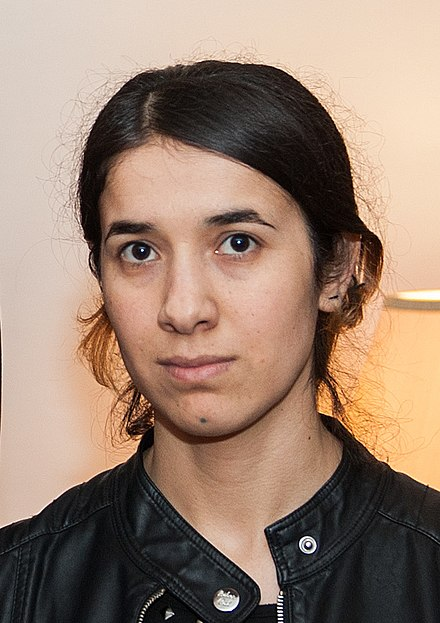
#> input picture images/face2.jpg, 440 x 623 px
$ jupyter execute --allow-errors processing.ipynb   (shell and % lines are left out)   (older library calls are emulated)
#> lines starting #> are read from the running program, lines starting #| are printed output that depends on the picture; after the words box and inside, x2 and y2 are one past the last pixel; in counts of white or black regions, pixels touching at a corner belong together
[cell 1]
import cv2
import numpy as np
import matplotlib.pyplot as plt
from imutils import face_utils
import argparse
import imutils
import dlib

[cell 2]
###IMPORT IMAGE###

def load_img():
    img = cv2.imread('images/face2.jpg',0)
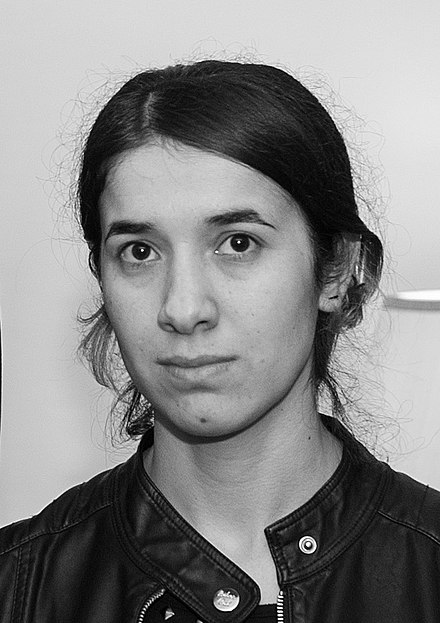
#> img: shape (623, 440); min 0, max 255, mean 134.7
    return img

[cell 3]
###CONVENIENCE FUNCTION FOR DISPLAYING IMAGE###

def display_img(img,cmap='gray'):
    fig = plt.figure(figsize=(10,8))
    ax = fig.add_subplot(111)
    ax.imshow(img,cmap='gray')

[cell 4]
###location and size of ROI
x_roi = 0
y_roi = 0
w_roi = 0
h_roi = 0
pts_outer = []
pts_inner = []

[cell 5]
face = load_img()
display_img(face)

[cell 6]
### 2-D BLUR ###

kernel = np.ones(shape=(1,1),dtype=np.float32)/25
kernel

[cell 7]
blurred = cv2.filter2D(face,-1,kernel)
display_img(blurred)

[cell 8]
blurred.shape
#> Out = (623, 440)

[cell 9]
hist_values = cv2.calcHist([blurred],channels=[0],mask=None,histSize=[256],ranges=[0,256])
#> hist_values = 256 values, max 64341 at index 8, min 0 at index 11, mean 1070.8

[cell 10]
plt.plot(hist_values)
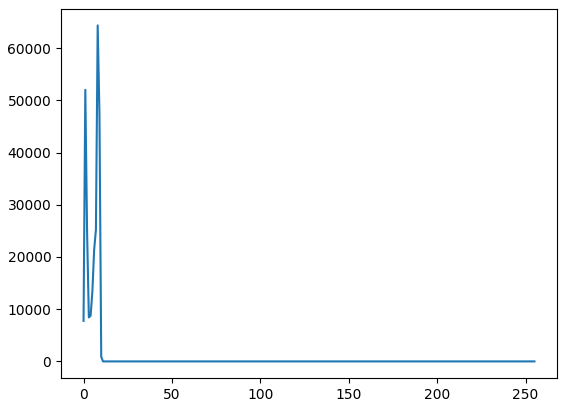
#> figure drawn by matplotlib, 1 panel; curve peaks at x = 8, y = 64341

[cell 11]
eq_blurred = cv2.equalizeHist(blurred)
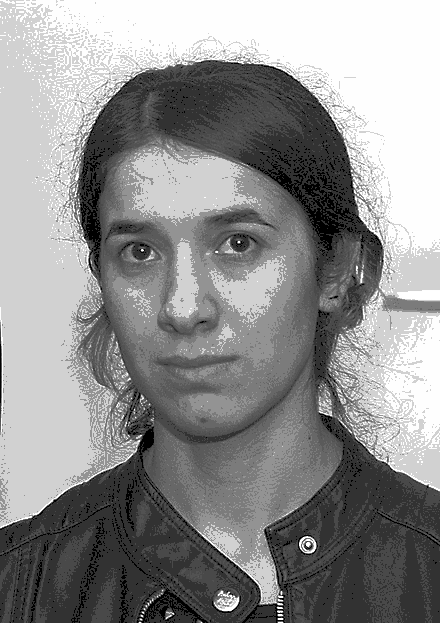
#> eq_blurred: shape (623, 440); min 0, max 255, mean 143.2

[cell 12]
display_img(eq_blurred,cmap='gray')

[cell 13]
eq_hist_values = cv2.calcHist([eq_blurred],channels=[0],mask=None,histSize=[256],ranges=[0,256])
#> eq_hist_values = 256 values, max 64341 at index 209, min 0 at index 1, mean 1070.8

[cell 14]
plt.plot(eq_hist_values)
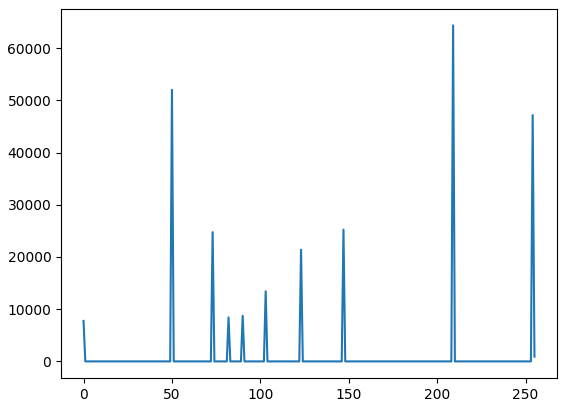
#> figure drawn by matplotlib, 1 panel; curve peaks at x = 209, y = 64341

[cell 15]
face_cascade = cv2.CascadeClassifier('haarcascades/haarcascade_frontalface_default.xml')

[cell 16]
def detect_face(img):
    global x_roi,y_roi,w_roi,h_roi

    face_img = img.copy()

    face_rects = face_cascade.detectMultiScale(face_img)
#> face_rects = [[355, 543, 62, 62], [54, 145, 273, 273]]

    for (x,y,w,h) in face_rects:
        x_roi = x
        y_roi = y
        w_roi = w
        h_roi = h

        cv2.rectangle(face_img,(x,y),(x+w,y+h),(255,255,127),10)
#> this loop made 2 passes
#> (x, y, w, h, x_roi, y_roi, w_roi, h_roi) on passes 1 to 2: (355, 543, 62, 62, 355, 543, 62, 62), (54, 145, 273, 273, 54, 145, 273, 273)
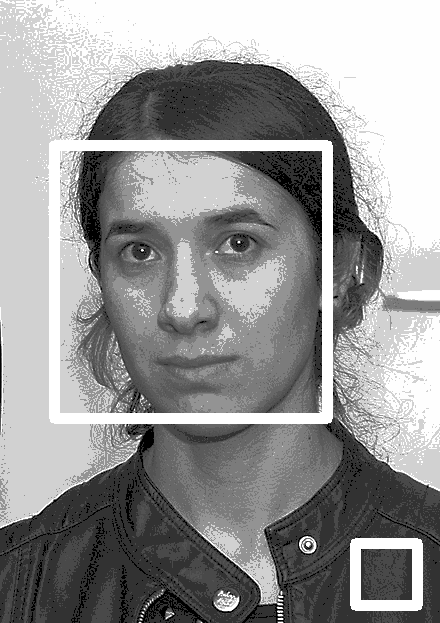
#> face_img: shape (623, 440); 5.35% of pixels changed, all inside (x1, y1, x2, y2) = (49, 140, 423, 611)

    return face_img

[cell 17]
face_detected = detect_face(eq_blurred)
display_img(face_detected)

[cell 18]
### Histogram Equalization proves to be effective for those images which have more pixel value representations ###
# since our objective is to find boundaries of the lips accurately, it is important for us to use effective increasing of contrast.

[cell 19]
face_color = cv2.imread("images/face2.jpg")
#> face_color is the input picture: shape (623, 440, 3); mean B, G, R 112.7, 129.2, 153.8
face_color = cv2.cvtColor(face_color,cv2.COLOR_BGR2RGB)

[cell 20]
blurred_2 = cv2.bilateralFilter(face_color,2,75,75)
display_img(blurred_2)

[cell 21]
for_sobel = cv2.cvtColor(blurred_2,cv2.COLOR_RGB2GRAY)
sobelx = cv2.Sobel(for_sobel,cv2.CV_64F,1,0,ksize=5)
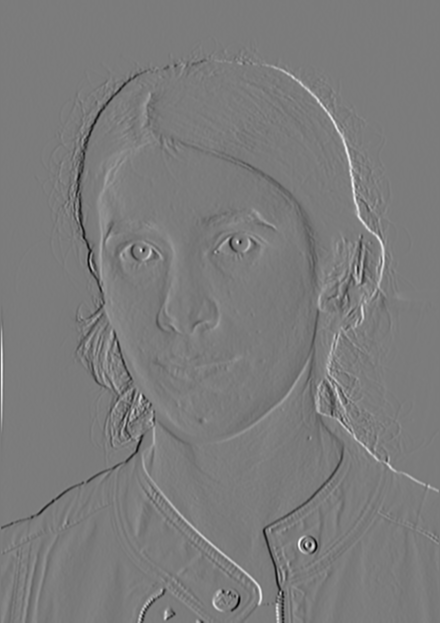
#> sobelx: shape (623, 440) float64; min -10214, max 10797, mean 4.3; drawn with min black and max white
sobely = cv2.Sobel(for_sobel,cv2.CV_64F,0,1,ksize=5)
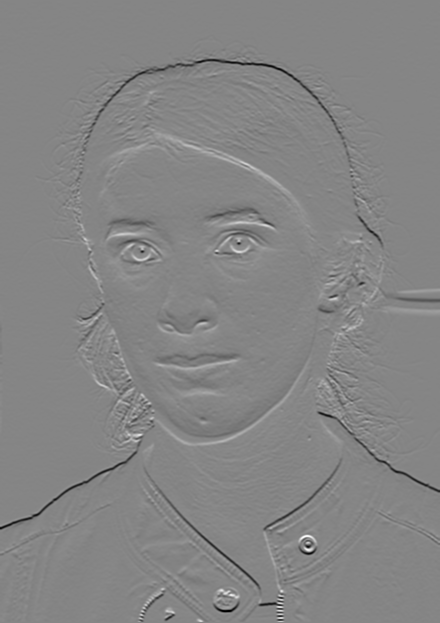
#> sobely: shape (623, 440) float64; min -11035, max 10067, mean -38.3; drawn with min black and max white
blended = cv2.addWeighted(src1=sobelx,alpha=0.5,src2=sobely,beta=0.5,gamma=0)
display_img(blended,cmap='gray')

[cell 22]
ROI_BW = blended[y_roi:y_roi+h_roi,x_roi:x_roi+w_roi]
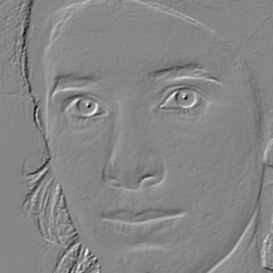
#> ROI_BW: shape (273, 273) float64; min -6166, max 5516, mean -22.4; drawn with min black and max white
ROI = blurred_2[y_roi:y_roi+h_roi,x_roi:x_roi+w_roi]
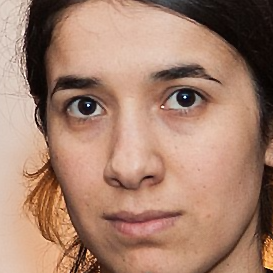
#> ROI: shape (273, 273, 3); mean R, G, B 166.2, 128.6, 109.2
ROI_gray = cv2.cvtColor(ROI,cv2.COLOR_RGB2GRAY)
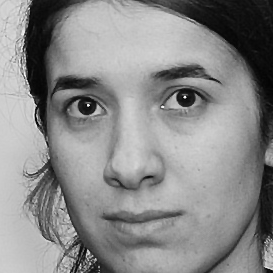
#> ROI_gray: shape (273, 273); min 3, max 249, mean 137.7
display_img(ROI_BW)
